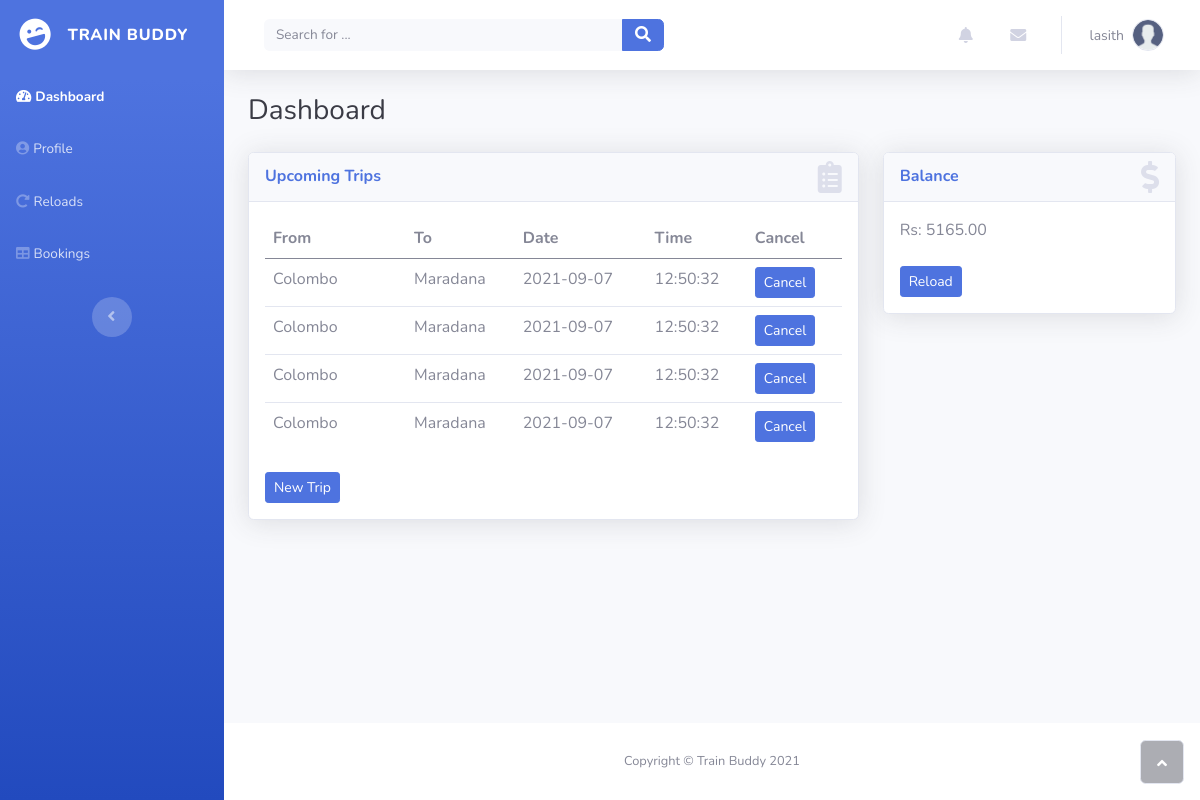
Page /index.php?dashboard (signed in) on the committed database.
### tables this page shows
CREATE TABLE `trip` (
  `id` int(11) NOT NULL,
  `ffrom` varchar(50) NOT NULL,
  `tto` varchar(50) NOT NULL,
  `date` date NOT NULL,
  `time` time NOT NULL,
  `train_id` int(11) NOT NULL,
  `block_id` int(11) NOT NULL,
  `seat_id` int(11) NOT NULL
);

CREATE TABLE `user` (
  `nic` varchar(20) NOT NULL,
  `firstname` varchar(30) NOT NULL,
  `lastname` varchar(30) NOT NULL,
  `telephone` int(10) NOT NULL,
  `email` varchar(50) NOT NULL,
  `password` varchar(20) NOT NULL,
  `balance` double NOT NULL
);

### includes/Ticket.php (called while the page is built, shortened)
<?php
class Ticket
{
    public function getDetails()
    {
        include('db.php');
        $sql = 'SELECT * FROM `trip`';
        return mysqli_query($conn, $sql);
    }
}

### dashboard.php (the view, shortened to what this page needs)
<?php
$balance_query = 'SELECT `balance` FROM `user` WHERE `nic` = "971834521v"';
$balance_result = mysqli_query($conn,$balance_query);
$balance = $balance_result->fetch_assoc();
?>
<div id="content">
    <div class="container-fluid">
        <div class="d-sm-flex justify-content-between align-items-center mb-4">
            <h3 class="text-dark mb-0">Dashboard</h3>
        </div>
        <div class="row">
            <div class="col-lg-7 col-xl-8">
                <div class="card shadow mb-4">
                    <div class="card-header d-flex justify-content-between align-items-center">
                        <h6 class="text-primary fw-bold m-0">Upcoming Trips</h6><i class="fas fa-clipboard-list fa-2x text-gray-300"></i>
                    </div>
                    <div class="card-body">
                        <div class="table-responsive" style="max-height: 230px; overflow-y: scroll;">
                            <table class="table">
                                <thead>
                                    <tr>
                                        <th>From</th>
                                        <th>To</th>
                                        <th>Date</th>
                                        <th>Time</th>
                                        <th>Cancel</th>
                                    </tr>
                                </thead>
                                <tbody>
                                    <?php
                                    $trip = new Ticket();
                                    $result = $trip->getDetails();
                                    while ($row = $result->fetch_assoc()) {
                                    ?><tr>
                                            <td><?php echo  $row["ffrom"] ?></td>
                                            <td><?php echo  $row["tto"] ?></td>
                                            <td><?php echo  $row["date"] ?></td>
                                            <td><?php echo  $row["time"] ?></td>
                                            <td>
                                                    <div class="text-center small"></div><button onclick="cancelClick(<?php echo  $row['id']?>)" class="btn btn-primary btn-sm" type="submit">Cancel</button>
                                            </td>
                                        </tr>
                                    <?php } ?>
                                </tbody>
                            </table>
                        </div><a href="index.php?booking"><button class="btn btn-primary btn-sm mt-4" type="submit">New Trip</button></a>
                    </div>
                </div>
            </div>
            <div class="col-lg-5 col-xl-4">
                <div class="card shadow mb-4">
                    <div class="card-header d-flex justify-content-between align-items-center">
                        <h6 class="text-primary fw-bold m-0">Balance</h6><i class="fas fa-dollar-sign fa-2x text-gray-300"></i>
                    </div>
                    <div class="card-body"><span>Rs: <?php echo number_format((float)$balance['balance'], 2, '.', ''); ?></span>
                        <a href="./Reload.html">
                            <div class="text-center small mt-4"></div><button class="btn btn-primary btn-sm" type="submit">Reload</button>
                        </a>
                    </div>
                </div>
            </div>
        </div>
    </div>
</div>

### rows in the picture
trip: ffrom "Colombo", tto "Maradana", date "2021-09-07", time "12:50:32"
trip: ffrom "Colombo", tto "Maradana", date "2021-09-07", time "12:50:32"
trip: ffrom "Colombo", tto "Maradana", date "2021-09-07", time "12:50:32"
trip: ffrom "Colombo", tto "Maradana", date "2021-09-07", time "12:50:32"
user: balance "5165.00"

### other values in the picture
$_SESSION['first_name'] "lasith"
